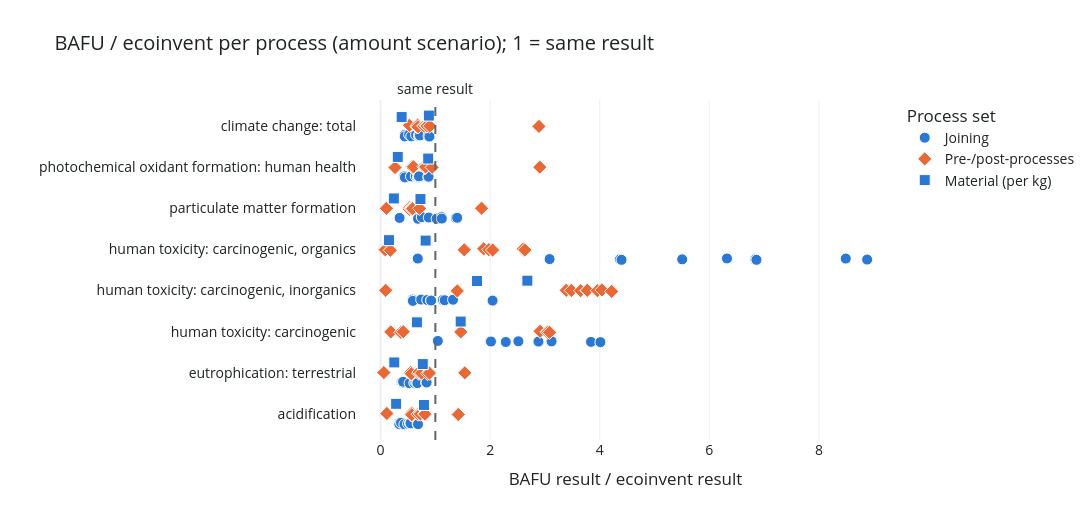

Write notebook code for a chart like this one.
### Code cell
impact_ratios = comparison[~comparison["indicator"].str.contains(r"\(kWh\)|\(EUR\)")]
# Colour and symbol per process set (accessible palette of l4m_lca.plots); one row per indicator
fig = px.strip(impact_ratios, x="ratio", y="indicator", color="set", hover_data=["Process"],
               color_discrete_sequence=["#2a78d6", "#eb6834"],
               labels={"ratio": "BAFU result / ecoinvent result", "indicator": "", "set": "Process set"},
               title=f"BAFU / ecoinvent per process ({SCENARIO} scenario); 1 = same result")
fig.update_traces(marker=dict(size=11, line=dict(color="white", width=1)))
for trace, symbol in zip(fig.data, ["circle", "diamond", "square", "triangle-up"]):
    trace.marker.symbol = symbol
fig.add_vline(x=1, line_dash="dash", line_color="#5d6a64", annotation_text="same result",
              annotation_position="top")
fig.update_layout(template="plotly_white", height=520, width=1200, font=dict(size=14, color="#1d2421"))
display(fig)

### Figure 1 — Plotly figure (JSON) as saved in the notebook; plotly's stock layout.template omitted (floating-point values rounded to 4 significant figures)
{"data": [{"alignmentgroup": "True", "boxpoints": "all", "customdata": [["Battery cooling plate joined with controlled atmosphere brazing"], ["Freeze Dryers Shelf joined with standard laser"], ["Fuel tank joined with TIG"], ["Heat exchanger joined with standard laser"], ["Heterogeneous pipe joined with standard laser"], ["Battery cooling plate joined with Dynamic Beam Laser"], ["Freeze Dryers Shelf joined with Dynamic Beam Laser"], ["Fuel tank joined with Dynamic Beam Laser"], ["Heat exchanger joined with Dynamic Beam Laser"], ["Heterogeneous pipe joined with Dynamic Beam Laser"], ["Battery cooling plate joined with controlled atmosphere brazing"], ["Freeze Dryers Shelf joined with standard laser"], ["Fuel tank joined with TIG"], ["Heat exchanger joined with standard laser"], ["Heterogeneous pipe joined with standard laser"], ["Battery cooling plate joined with Dynamic Beam Laser"], ["Freeze Dryers Shelf joined with Dynamic Beam Laser"], ["Fuel tank joined with Dynamic Beam Laser"], ["Heat exchanger joined with Dynamic Beam Laser"], ["Heterogeneous pipe joined with Dynamic Beam Laser"], ["Battery cooling plate joined with controlled atmosphere brazing"], ["Freeze Dryers Shelf joined with standard laser"], ["Fuel tank joined with TIG"], ["Heat exchanger joined with standard laser"], ["Heterogeneous pipe joined with standard laser"], ["Battery cooling plate joined with Dynamic Beam Laser"], ["Freeze Dryers Shelf joined with Dynamic Beam Laser"], ["Fuel tank joined with Dynamic Beam Laser"], ["Heat exchanger joined with Dynamic Beam Laser"], ["Heterogeneous pipe joined with Dynamic Beam Laser"], ["Battery cooling plate joined with controlled atmosphere brazing"], ["Freeze Dryers Shelf joined with standard laser"], ["Fuel tank joined with TIG"], ["Heat exchanger joined with standard laser"], ["Heterogeneous pipe joined with standard laser"], ["Battery cooling plate joined with Dynamic Beam Laser"], ["Freeze Dryers Shelf joined with Dynamic Beam Laser"], ["Fuel tank joined with Dynamic Beam Laser"], ["Heat exchanger joined with Dynamic Beam Laser"], ["Heterogeneous pipe joined with Dynamic Beam Laser"], ["Battery cooling plate joined with controlled atmosphere brazing"], ["Freeze Dryers Shelf joined with standard laser"], ["Fuel tank joined with TIG"], ["Heat exchanger joined with standard laser"], ["Heterogeneous pipe joined with standard laser"], ["Battery cooling plate joined with Dynamic Beam Laser"], ["Freeze Dryers Shelf joined with Dynamic Beam Laser"], ["Fuel tank joined with Dynamic Beam Laser"], ["Heat exchanger joined with Dynamic Beam Laser"], ["Heterogeneous pipe joined with Dynamic Beam Laser"], ["Battery cooling plate joined with controlled atmosphere brazing"], ["Freeze Dryers Shelf joined with standard laser"], ["Fuel tank joined with TIG"], ["Heat exchanger joined with standard laser"], ["Heterogeneous pipe joined with standard laser"], ["Battery cooling plate joined with Dynamic Beam Laser"], ["Freeze Dryers Shelf joined with Dynamic Beam Laser"], ["Fuel tank joined with Dynamic Beam Laser"], ["Heat exchanger joined with Dynamic Beam Laser"], ["Heterogeneous pipe joined with Dynamic Beam Laser"], ["Battery cooling plate joined with controlled atmosphere brazing"], ["Freeze Dryers Shelf joined with standard laser"], ["Fuel tank joined with TIG"], ["Heat exchanger joined with standard laser"], ["Heterogeneous pipe joined with standard laser"], ["Battery cooling plate joined with Dynamic Beam Laser"], ["Freeze Dryers Shelf joined with Dynamic Beam Laser"], ["Fuel tank joined with Dynamic Beam Laser"], ["Heat exchanger joined with Dynamic Beam Laser"], ["Heterogeneous pipe joined with Dynamic Beam Laser"], ["Battery cooling plate joined with controlled atmosphere brazing"], ["Freeze Dryers Shelf joined with standard laser"], ["Fuel tank joined with TIG"], ["Heat exchanger joined with standard laser"], ["Heterogeneous pipe joined with standard laser"], ["Battery cooling plate joined with Dynamic Beam Laser"], ["Freeze Dryers Shelf joined with Dynamic Beam Laser"], ["Fuel tank joined with Dynamic Beam Laser"], ["Heat exchanger joined with Dynamic Beam Laser"], ["Heterogeneous pipe joined with Dynamic Beam Laser"]], "fillcolor": "rgba(255,255,255,0)", "hoveron": "points", "hovertemplate": "Process set=Joining<br>BAFU result / ecoinvent result=%{x}<br>=%{y}<br>Process=%{customdata[0]}<extra></extra>", "legendgroup": "Joining", "line": {"color": "rgba(255,255,255,0)"}, "marker": {"color": "#2a78d6", "line": {"color": "white", "width": 1}, "size": 11, "symbol": "circle"}, "name": "Joining", "offsetgroup": "Joining", "orientation": "h", "pointpos": 0, "showlegend": true, "type": "box", "x": [0.6839, 0.435, 0.5388, 0.3426, 0.5022, 0.6763, 0.546, 0.3742, 0.3402, 0.5444, 0.8313, 0.5299, 0.6383, 0.4117, 0.6161, 0.8404, 0.6724, 0.3861, 0.4086, 0.6704, 4.012, 2.515, 2.286, 2.015, 2.881, 3.84, 3.121, 1.045, 2.002, 3.113, 1.171, 0.7408, 1.323, 0.5894, 0.851, 1.137, 0.923, 2.045, 0.5855, 0.9205, 8.88, 5.505, 3.085, 4.398, 6.321, 8.489, 6.86, 0.6791, 4.369, 6.841, 1.375, 0.8797, 0.7528, 0.6832, 1.023, 1.398, 1.117, 0.3476, 0.678, 1.114, 0.8722, 0.5545, 0.6821, 0.4326, 0.6435, 0.8762, 0.7018, 0.4443, 0.4294, 0.6998, 0.8916, 0.5609, 0.7194, 0.4421, 0.6478, 0.8759, 0.7049, 0.521, 0.439, 0.7029], "x0": " ", "xaxis": "x", "y": ["acidification", "acidification", "acidification", "acidification", "acidification", "acidification", "acidification", "acidification", "acidification", "acidification", "eutrophication: terrestrial", "eutrophication: terrestrial", "eutrophication: terrestrial", "eutrophication: terrestrial", "eutrophication: terrestrial", "eutrophication: terrestrial", "eutrophication: terrestrial", "eutrophication: terrestrial", "eutrophication: terrestrial", "eutrophication: terrestrial", "human toxicity: carcinogenic", "human toxicity: carcinogenic", "human toxicity: carcinogenic", "human toxicity: carcinogenic", "human toxicity: carcinogenic", "human toxicity: carcinogenic", "human toxicity: carcinogenic", "human toxicity: carcinogenic", "human toxicity: carcinogenic", "human toxicity: carcinogenic", "human toxicity: carcinogenic, inorganics", "human toxicity: carcinogenic, inorganics", "human toxicity: carcinogenic, inorganics", "human toxicity: carcinogenic, inorganics", "human toxicity: carcinogenic, inorganics", "human toxicity: carcinogenic, inorganics", "human toxicity: carcinogenic, inorganics", "human toxicity: carcinogenic, inorganics", "human toxicity: carcinogenic, inorganics", "human toxicity: carcinogenic, inorganics", "human toxicity: carcinogenic, organics", "human toxicity: carcinogenic, organics", "human toxicity: carcinogenic, organics", "human toxicity: carcinogenic, organics", "human toxicity: carcinogenic, organics", "human toxicity: carcinogenic, organics", "human toxicity: carcinogenic, organics", "human toxicity: carcinogenic, organics", "human toxicity: carcinogenic, organics", "human toxicity: carcinogenic, organics", "particulate matter formation", "particulate matter formation", "particulate matter formation", "particulate matter formation", "particulate matter formation", "particulate matter formation", "particulate matter formation", "particulate matter formation", "particulate matter formation", "particulate matter formation", "photochemical oxidant formation: human health", "photochemical oxidant formation: human health", "photochemical oxidant formation: human health", "photochemical oxidant formation: human health", "photochemical oxidant formation: human health", "photochemical oxidant formation: human health", "photochemical oxidant formation: human health", "photochemical oxidant formation: human health", "photochemical oxidant formation: human health", "photochemical oxidant formation: human health", "climate change: total", "climate change: total", "climate change: total", "climate change: total", "climate change: total", "climate change: total", "climate change: total", "climate change: total", "climate change: total", "climate change: total"], "y0": " ", "yaxis": "y"}, {"alignmentgroup": "True", "boxpoints": "all", "customdata": [["alkaline_degreasing for aluminium"], ["alkaline_degreasing for steel"], ["chemical_etching for aluminium"], ["passivation for steel"], ["pickling for steel"], ["grinding_polishing for aluminium"], ["grinding_polishing for steel"], ["machining for steel"], ["mechanical_treatment for aluminium"], ["mechanical_treatment for steel"], ["alkaline_degreasing for aluminium"], ["alkaline_degreasing for steel"], ["chemical_etching for aluminium"], ["passivation for steel"], ["pickling for steel"], ["grinding_polishing for aluminium"], ["grinding_polishing for steel"], ["machining for steel"], ["mechanical_treatment for aluminium"], ["mechanical_treatment for steel"], ["alkaline_degreasing for aluminium"], ["alkaline_degreasing for steel"], ["chemical_etching for aluminium"], ["passivation for steel"], ["pickling for steel"], ["grinding_polishing for aluminium"], ["grinding_polishing for steel"], ["machining for steel"], ["mechanical_treatment for aluminium"], ["mechanical_treatment for steel"], ["alkaline_degreasing for aluminium"], ["alkaline_degreasing for steel"], ["chemical_etching for aluminium"], ["passivation for steel"], ["pickling for steel"], ["grinding_polishing for aluminium"], ["grinding_polishing for steel"], ["machining for steel"], ["mechanical_treatment for aluminium"], ["mechanical_treatment for steel"], ["alkaline_degreasing for aluminium"], ["alkaline_degreasing for steel"], ["chemical_etching for aluminium"], ["passivation for steel"], ["pickling for steel"], ["grinding_polishing for aluminium"], ["grinding_polishing for steel"], ["machining for steel"], ["mechanical_treatment for aluminium"], ["mechanical_treatment for steel"], ["alkaline_degreasing for aluminium"], ["alkaline_degreasing for steel"], ["chemical_etching for aluminium"], ["passivation for steel"], ["pickling for steel"], ["grinding_polishing for aluminium"], ["grinding_polishing for steel"], ["machining for steel"], ["mechanical_treatment for aluminium"], ["mechanical_treatment for steel"], ["alkaline_degreasing for aluminium"], ["alkaline_degreasing for steel"], ["chemical_etching for aluminium"], ["passivation for steel"], ["pickling for steel"], ["grinding_polishing for aluminium"], ["grinding_polishing for steel"], ["machining for steel"], ["mechanical_treatment for aluminium"], ["mechanical_treatment for steel"], ["alkaline_degreasing for aluminium"], ["alkaline_degreasing for steel"], ["chemical_etching for aluminium"], ["passivation for steel"], ["pickling for steel"], ["grinding_polishing for aluminium"], ["grinding_polishing for steel"], ["machining for steel"], ["mechanical_treatment for aluminium"], ["mechanical_treatment for steel"]], "fillcolor": "rgba(255,255,255,0)", "hoveron": "points", "hovertemplate": "Process set=Pre-/post-processes<br>BAFU result / ecoinvent result=%{x}<br>=%{y}<br>Process=%{customdata[0]}<extra></extra>", "legendgroup": "Pre-/post-processes", "line": {"color": "rgba(255,255,255,0)"}, "marker": {"color": "#eb6834", "line": {"color": "white", "width": 1}, "size": 11, "symbol": "diamond"}, "name": "Pre-/post-processes", "offsetgroup": "Pre-/post-processes", "orientation": "h", "pointpos": 0, "showlegend": true, "type": "box", "x": [0.5668, 0.5689, 0.5571, 1.418, 0.6842, 0.7227, 0.727, 0.1148, 0.8051, 0.8108, 0.5539, 0.5612, 0.539, 1.538, 0.7496, 0.6991, 0.7043, 0.06018, 0.8923, 0.8578, 0.1831, 0.1878, 0.1797, 1.464, 0.3711, 3.048, 3.084, 0.4137, 2.911, 3.043, 3.957, 3.766, 3.773, 1.401, 4.218, 3.389, 3.482, 0.09336, 3.65, 4.04, 0.08134, 0.0854, 0.07842, 1.527, 0.1792, 2.633, 2.6, 1.976, 2.045, 1.882, 0.5646, 0.5779, 0.5386, 1.843, 0.7117, 0.5208, 0.5273, 0.1072, 0.5839, 0.5622, 0.5931, 0.6008, 0.5787, 2.907, 0.8107, 0.7915, 0.8132, 0.2641, 0.8237, 0.942, 0.678, 0.6845, 0.6678, 2.891, 0.8993, 0.7931, 0.7958, 0.5265, 0.8467, 0.8391], "x0": " ", "xaxis": "x", "y": ["acidification", "acidification", "acidification", "acidification", "acidification", "acidification", "acidification", "acidification", "acidification", "acidification", "eutrophication: terrestrial", "eutrophication: terrestrial", "eutrophication: terrestrial", "eutrophication: terrestrial", "eutrophication: terrestrial", "eutrophication: terrestrial", "eutrophication: terrestrial", "eutrophication: terrestrial", "eutrophication: terrestrial", "eutrophication: terrestrial", "human toxicity: carcinogenic", "human toxicity: carcinogenic", "human toxicity: carcinogenic", "human toxicity: carcinogenic", "human toxicity: carcinogenic", "human toxicity: carcinogenic", "human toxicity: carcinogenic", "human toxicity: carcinogenic", "human toxicity: carcinogenic", "human toxicity: carcinogenic", "human toxicity: carcinogenic, inorganics", "human toxicity: carcinogenic, inorganics", "human toxicity: carcinogenic, inorganics", "human toxicity: carcinogenic, inorganics", "human toxicity: carcinogenic, inorganics", "human toxicity: carcinogenic, inorganics", "human toxicity: carcinogenic, inorganics", "human toxicity: carcinogenic, inorganics", "human toxicity: carcinogenic, inorganics", "human toxicity: carcinogenic, inorganics", "human toxicity: carcinogenic, organics", "human toxicity: carcinogenic, organics", "human toxicity: carcinogenic, organics", "human toxicity: carcinogenic, organics", "human toxicity: carcinogenic, organics", "human toxicity: carcinogenic, organics", "human toxicity: carcinogenic, organics", "human toxicity: carcinogenic, organics", "human toxicity: carcinogenic, organics", "human toxicity: carcinogenic, organics", "particulate matter formation", "particulate matter formation", "particulate matter formation", "particulate matter formation", "particulate matter formation", "particulate matter formation", "particulate matter formation", "particulate matter formation", "particulate matter formation", "particulate matter formation", "photochemical oxidant formation: human health", "photochemical oxidant formation: human health", "photochemical oxidant formation: human health", "photochemical oxidant formation: human health", "photochemical oxidant formation: human health", "photochemical oxidant formation: human health", "photochemical oxidant formation: human health", "photochemical oxidant formation: human health", "photochemical oxidant formation: human health", "photochemical oxidant formation: human health", "climate change: total", "climate change: total", "climate change: total", "climate change: total", "climate change: total", "climate change: total", "climate change: total", "climate change: total", "climate change: total", "climate change: total"], "y0": " ", "yaxis": "y"}, {"alignmentgroup": "True", "boxpoints": "all", "customdata": [["aluminium"], ["steel"], ["aluminium"], ["steel"], ["aluminium"], ["steel"], ["aluminium"], ["steel"], ["aluminium"], ["steel"], ["aluminium"], ["steel"], ["aluminium"], ["steel"], ["aluminium"], ["steel"]], "fillcolor": "rgba(255,255,255,0)", "hoveron": "points", "hovertemplate": "Process set=Material (per kg)<br>BAFU result / ecoinvent result=%{x}<br>=%{y}<br>Process=%{customdata[0]}<extra></extra>", "legendgroup": "Material (per kg)", "line": {"color": "rgba(255,255,255,0)"}, "marker": {"color": "#2a78d6", "line": {"color": "white", "width": 1}, "size": 11, "symbol": "square"}, "name": "Material (per kg)", "offsetgroup": "Material (per kg)", "orientation": "h", "pointpos": 0, "showlegend": true, "type": "box", "x": [0.2847, 0.7925, 0.251, 0.7705, 0.6643, 1.462, 2.679, 1.76, 0.1538, 0.8227, 0.2429, 0.7284, 0.3144, 0.8699, 0.3849, 0.8824], "x0": " ", "xaxis": "x", "y": ["acidification", "acidification", "eutrophication: terrestrial", "eutrophication: terrestrial", "human toxicity: carcinogenic", "human toxicity: carcinogenic", "human toxicity: carcinogenic, inorganics", "human toxicity: carcinogenic, inorganics", "human toxicity: carcinogenic, organics", "human toxicity: carcinogenic, organics", "particulate matter formation", "particulate matter formation", "photochemical oxidant formation: human health", "photochemical oxidant formation: human health", "climate change: total", "climate change: total"], "y0": " ", "yaxis": "y"}], "layout": {"annotations": [{"showarrow": false, "text": "same result", "x": 1, "xanchor": "center", "xref": "x", "y": 1, "yanchor": "bottom", "yref": "y domain"}], "boxmode": "group", "font": {"color": "#1d2421", "size": 14}, "height": 520, "legend": {"title": {"text": "Process set"}, "tracegroupgap": 0}, "shapes": [{"line": {"color": "#5d6a64", "dash": "dash"}, "type": "line", "x0": 1, "x1": 1, "xref": "x", "y0": 0, "y1": 1, "yref": "y domain"}], "title": {"text": "BAFU / ecoinvent per process (amount scenario); 1 = same result"}, "width": 1200, "xaxis": {"anchor": "y", "domain": [0.0, 1.0], "title": {"text": "BAFU result / ecoinvent result"}}, "yaxis": {"anchor": "x", "domain": [0.0, 1.0], "title": {"text": ""}}}}
